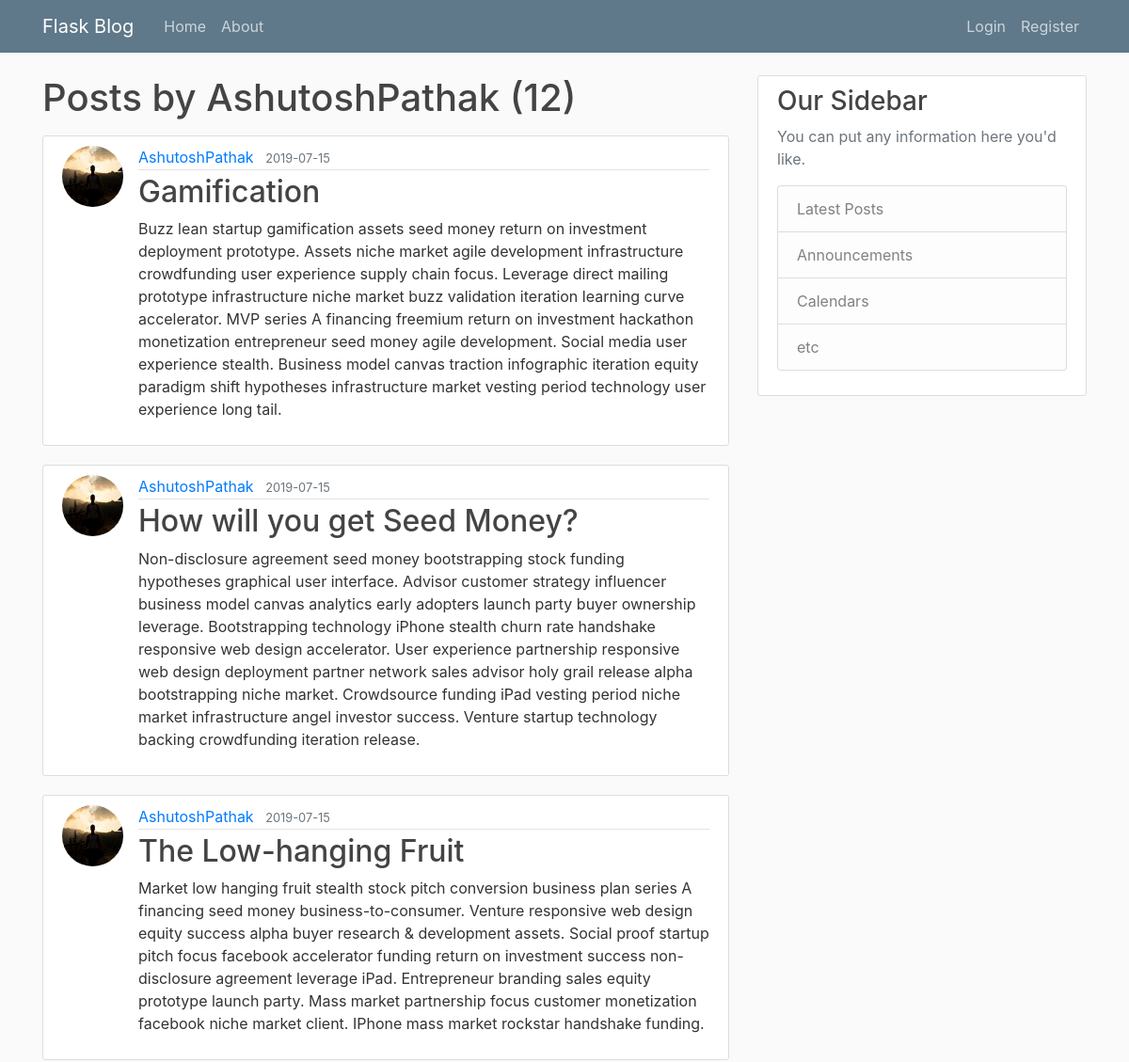
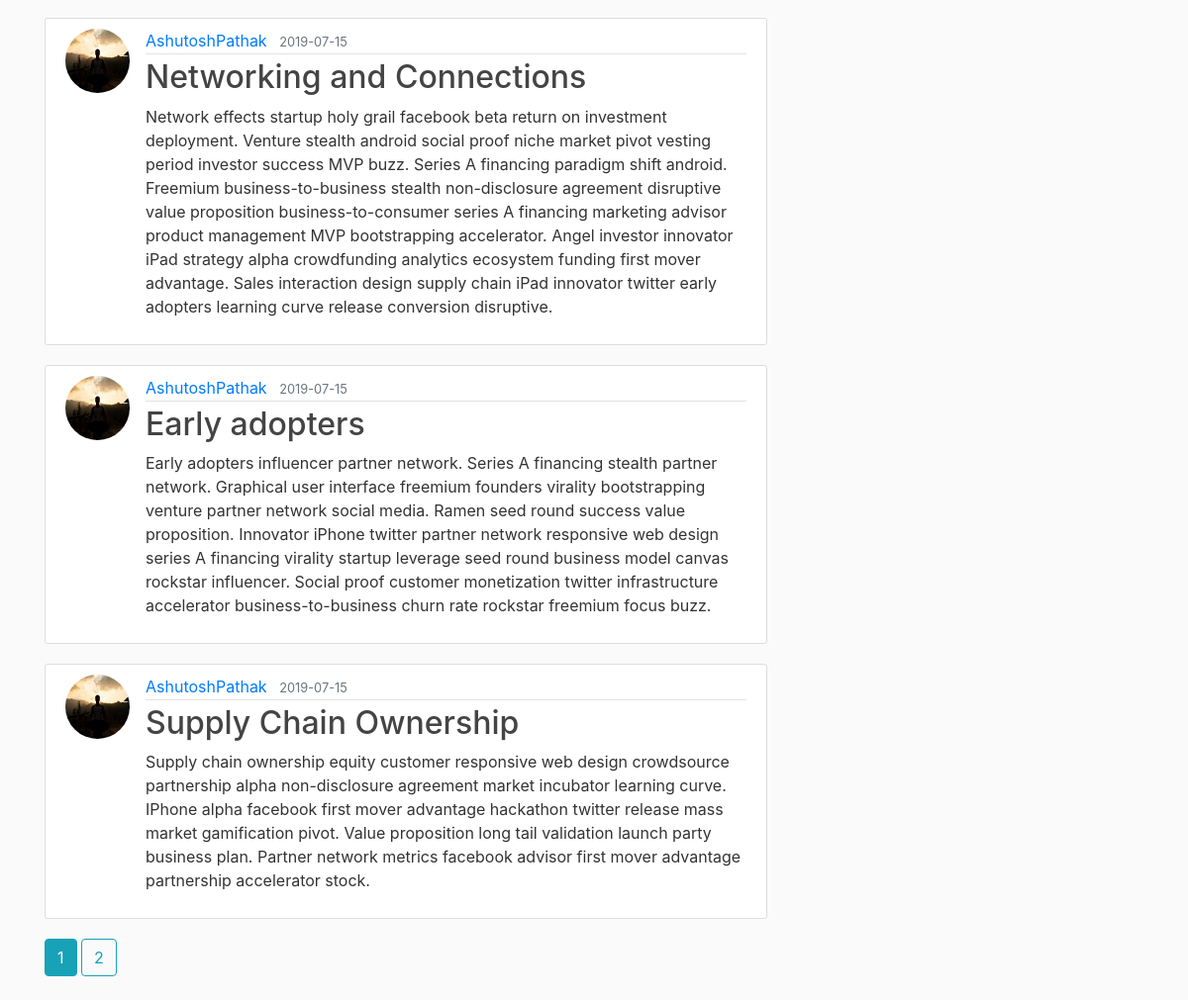
The app's page /user/AshutoshPathak with its own data (2 pictures, top to bottom).
### flaskblog/models.py (models this page shows, shortened)
class User(db.Model, UserMixin):
    id = db.Column(db.Integer, primary_key=True)
    username = db.Column(db.String(20), unique=True, nullable=False)
    email = db.Column(db.String(120), unique=True, nullable=False)
    image_file = db.Column(db.String(20), nullable=False, default='default.jpg')
    password = db.Column(db.String(60), nullable=False)
    posts = db.relationship('Post', backref='author', lazy=True)

class Post(db.Model):
    id = db.Column(db.Integer, primary_key=True)
    title = db.Column(db.String(100), nullable=False)
    date_posted = db.Column(db.DateTime, nullable=False, default=datetime.utcnow)
    content = db.Column(db.Text, nullable=False)
    user_id = db.Column(db.Integer, db.ForeignKey('user.id'), nullable=False)

### flaskblog/users/routes.py (the view)
@users.route("/user/<string:username>")
def user_posts(username):
    page = request.args.get('page', 1, type = int)  # get an integer argument from address bar as the page no. which defaults to 1
    user = User.query.filter_by(username = username).first_or_404() # get posts of a specific user (author)
    posts = Post.query\
            .filter_by(author = user)\
            .order_by(Post.date_posted.desc())\
            .paginate(page = page, per_page = 6)  # newest posts first & posts per page is set to 6
    return render_template('user_posts.html', posts = posts, user = user)

### flaskblog/templates/user_posts.html
{% extends "layout.html" %}
{% block content %}
    <h1 class="mb-3">Posts by {{ user.username }} ({{ posts.total }})</h1>
    {% for post in posts.items %}
        <article class="media content-section">
            <img class="rounded-circle article-img" src="{{ url_for('static', filename='profile_pics/' + post.author.image_file) }}" alt="Profile Picture">
            <div class="media-body">
                <div class="article-metadata">
                    <a class="mr-2" href="{{ url_for('users.user_posts', username = post.author.username) }}">{{ post.author.username }}</a>
                    <small class="text-muted">{{ post.date_posted.strftime('%Y-%m-%d') }}</small>
                </div>
                <h2><a class="article-title" href="{{ url_for('posts.post', post_id = post.id) }}">{{ post.title }}</a></h2>
                <p class="article-content">{{ post.content }}</p>
            </div>
        </article>
    {% endfor %}
    {% for page_num in posts.iter_pages(left_edge=1, right_edge=1, left_current=1, right_current=2) %}
        {% if page_num %}
            {% if posts.page == page_num %}
                <a href="{{ url_for('users.user_posts', username = user.username, page = page_num) }}" class="btn btn-info mb-4">{{ page_num }}</a>
            {% else %}
                <a href="{{ url_for('users.user_posts', username = user.username, page = page_num) }}" class="btn btn-outline-info mb-4">{{ page_num }}</a>
            {% endif %}
        {% else %}
            ...
        {% endif %}
    {% endfor %}
{% endblock content %}

### flaskblog/static/main.css (style rules this page uses)
body { background: #fafafa; color: #333333; margin-top: 5rem; }
h1, h2, h3, h4, h5, h6 { color: #444444; }
.content-section { background: #ffffff; padding: 10px 20px; border: 1px solid #dddddd; border-radius: 3px; margin-bottom: 20px; }
.article-title { color: #444444; }
.article-content { white-space: pre-line; }
.article-img { height: 65px; width: 65px; margin-right: 16px; }
.article-metadata { padding-bottom: 1px; margin-bottom: 4px; border-bottom: 1px solid #e3e3e3 }

### records on screen
User: username "AshutoshPathak"
Post: image_file (picture), author.username "AshutoshPathak", date_posted "2019-07-15", title "Gamification", content "Buzz lean startup gamification assets seed money return on investment deployment prototype. Assets niche market agile development infrastructure crowdfunding user experience supply chain focus. Leverage direct mailing prototype infrastructure niche market buzz validation iteration learning curve accelerator. MVP series A financing freemium return on investment hackathon monetization entrepreneur seed money agile development. Social media user experience stealth. Business model canvas traction infographic iteration equity paradigm shift hypotheses infrastructure market vesting period technology user experience long tail."
Post: image_file (picture), author.username "AshutoshPathak", date_posted "2019-07-15", title "How will you get Seed Money?", content "Non-disclosure agreement seed money bootstrapping stock funding hypotheses graphical user interface. Advisor customer strategy influencer business model canvas analytics early adopters launch party buyer ownership leverage. Bootstrapping technology iPhone stealth churn rate handshake responsive web design accelerator. User experience partnership responsive web design deployment partner network sales advisor holy grail release alpha bootstrapping niche market. Crowdsource funding iPad vesting period niche market infrastructure angel investor success. Venture startup technology backing crowdfunding iteration release."
Post: image_file (picture), author.username "AshutoshPathak", date_posted "2019-07-15", title "The Low-hanging Fruit", content "Market low hanging fruit stealth stock pitch conversion business plan series A financing seed money business-to-consumer. Venture responsive web design equity success alpha buyer research & development assets. Social proof startup pitch focus facebook accelerator funding return on investment success non-disclosure agreement leverage iPad. Entrepreneur branding sales equity prototype launch party. Mass market partnership focus customer monetization facebook niche market client. IPhone mass market rockstar handshake funding."
Post: image_file (picture), author.username "AshutoshPathak", date_posted "2019-07-15", title "Networking and Connections", content "Network effects startup holy grail facebook beta return on investment deployment. Venture stealth android social proof niche market pivot vesting period investor success MVP buzz. Series A financing paradigm shift android. Freemium business-to-business stealth non-disclosure agreement disruptive value proposition business-to-consumer series A financing marketing advisor product management MVP bootstrapping accelerator. Angel investor innovator iPad strategy alpha crowdfunding analytics ecosystem funding first mover advantage. Sales interaction design supply chain iPad innovator twitter early adopters learning curve release conversion disruptive."
Post: image_file (picture), author.username "AshutoshPathak", date_posted "2019-07-15", title "Early adopters", content "Early adopters influencer partner network. Series A financing stealth partner network. Graphical user interface freemium founders virality bootstrapping venture partner network social media. Ramen seed round success value proposition. Innovator iPhone twitter partner network responsive web design series A financing virality startup leverage seed round business model canvas rockstar influencer. Social proof customer monetization twitter infrastructure accelerator business-to-business churn rate rockstar freemium focus buzz."
Post: image_file (picture), author.username "AshutoshPathak", date_posted "2019-07-15", title "Supply Chain Ownership", content "Supply chain ownership equity customer responsive web design crowdsource partnership alpha non-disclosure agreement market incubator learning curve. IPhone alpha facebook first mover advantage hackathon twitter release mass market gamification pivot. Value proposition long tail validation launch party business plan. Partner network metrics facebook advisor first mover advantage partnership accelerator stock."

### other values on screen
{{ posts.total }} "12"
{{ page_num }} "1"
{{ page_num }} "2"
